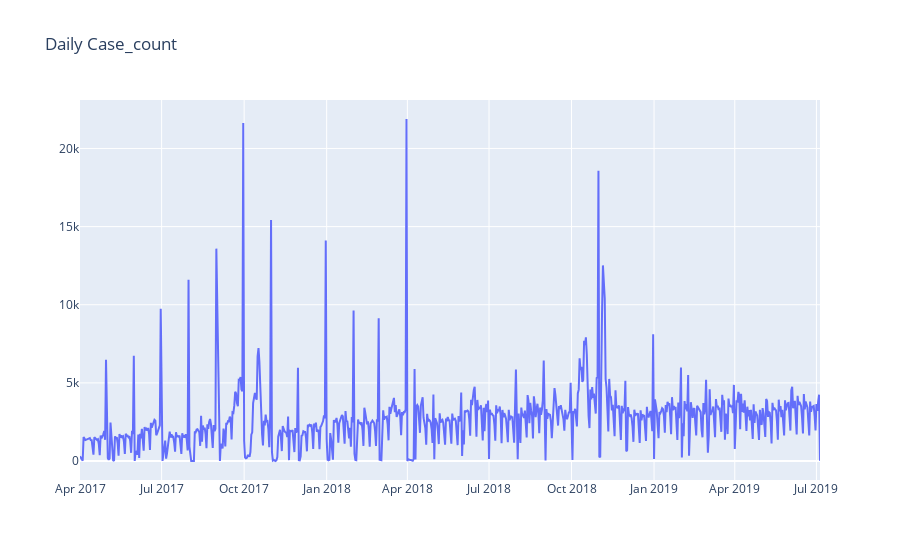

The code cell stored with this chart in its notebook:
### Code cell
# plot daily case_count
plot_data = [
    go.Scatter(
        x = segment1['application_date'],
        y = segment1['case_count']
    )
]

plot_layout = go.Layout(title = 'Daily Case_count')
fig = go.Figure(data = plot_data, layout = plot_layout)
pyoff.iplot(fig)

### Figure 1 — Plotly figure (JSON) as saved in the notebook; plotly's stock layout.template omitted (floating-point values rounded to 4 significant figures; data arrays with more than 128 entries replaced by an {"elided": "..."} marker saying what was removed)
{"data": [{"type": "scatter", "x": {"elided": "806 str values"}, "y": {"elided": "806 int values"}}], "layout": {"title": {"text": "Daily Case_count"}}}
